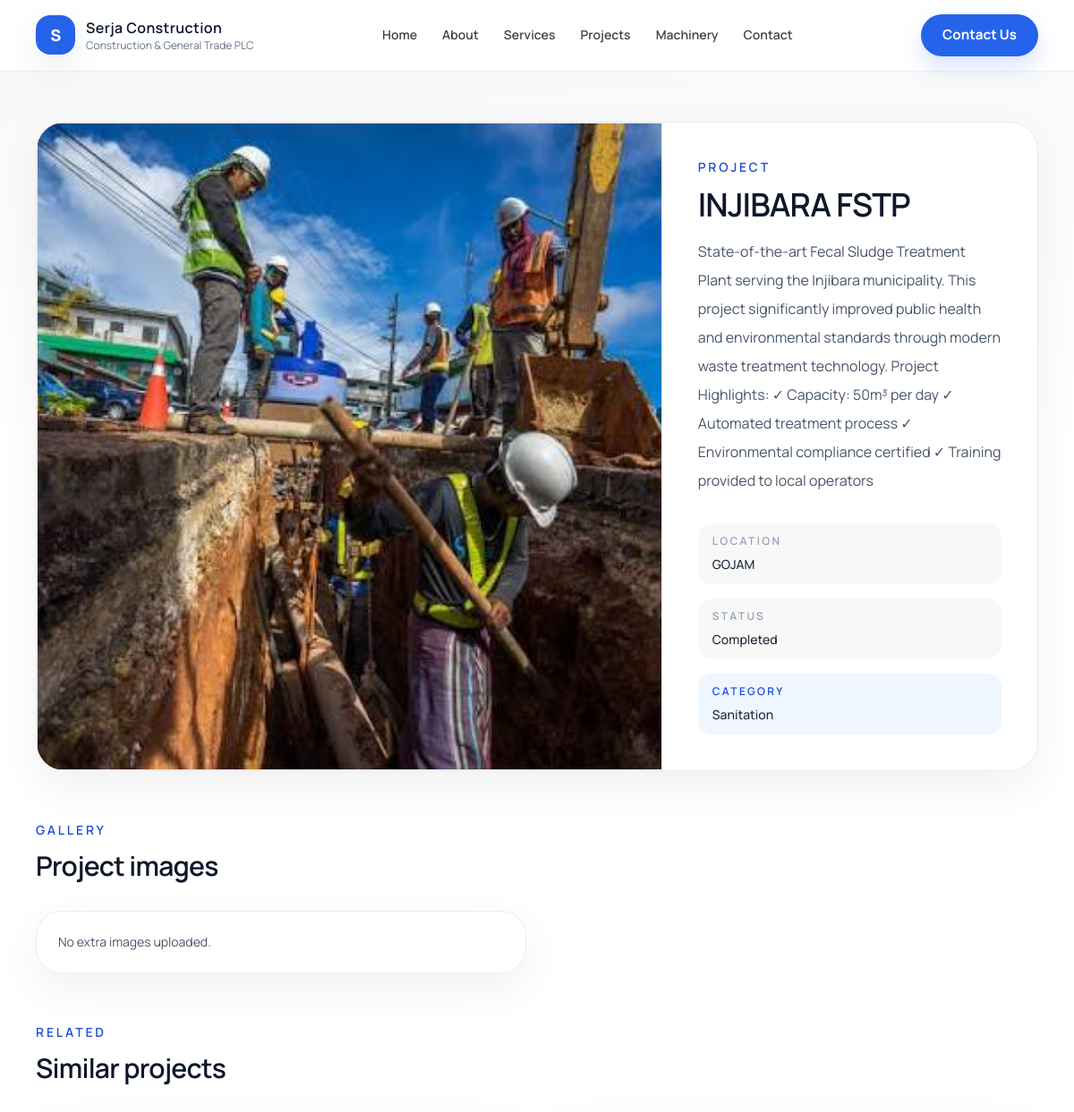
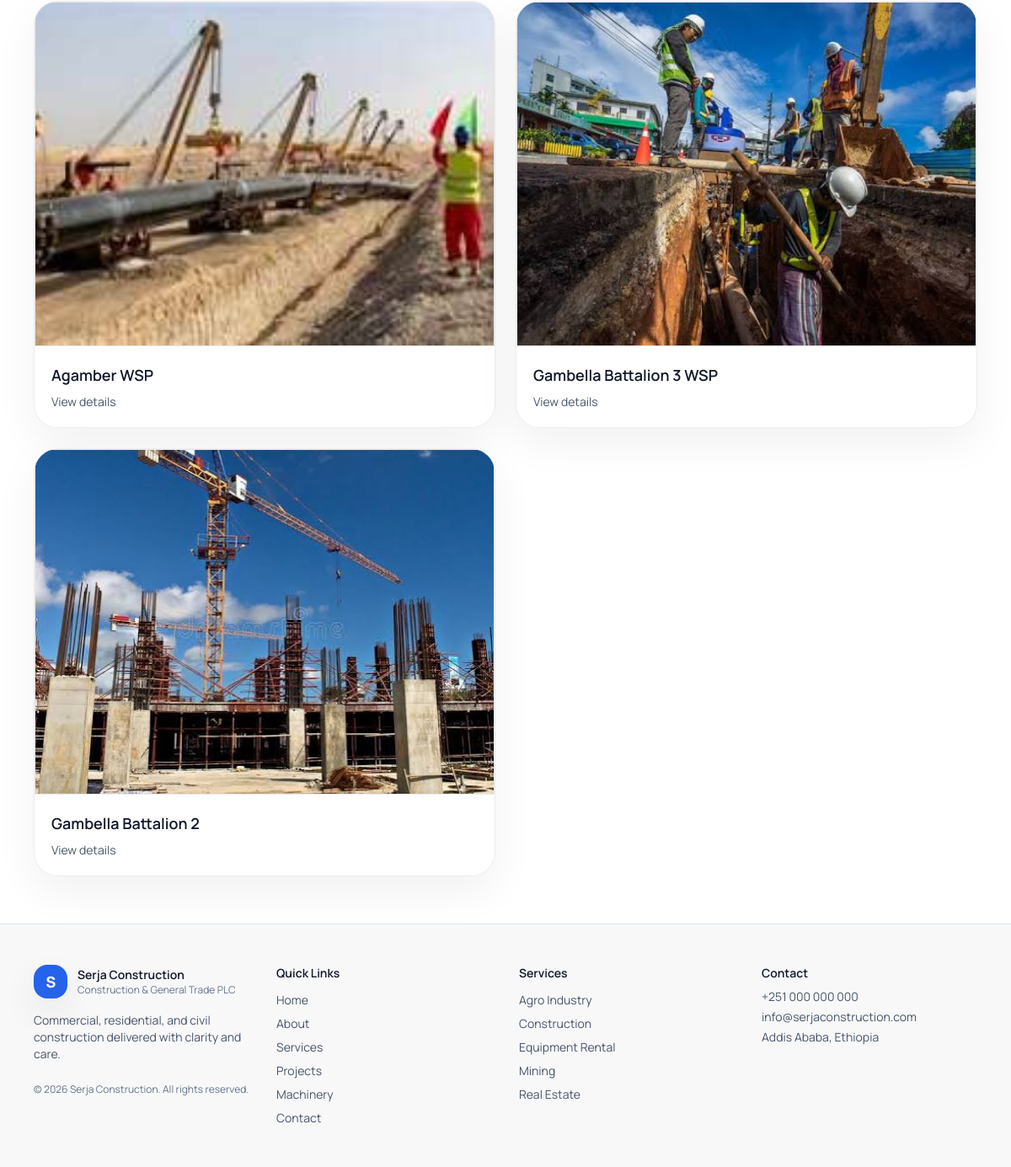
Screenshot of /projects/injibara-fstp/ with the database file from the repository (2 pictures, top to bottom).
### projects/models.py (models this page shows, shortened)
class Project(models.Model):
    STATUS_CHOICES = [
        ("ongoing", "Ongoing"),
        ("completed", "Completed"),
        ("planned", "Planned"),
    ]
    title = models.CharField(max_length=200)
    slug = models.SlugField(unique=True, blank=True)
    category = models.ForeignKey(ProjectCategory, on_delete=models.SET_NULL, null=True, related_name="projects")
    description = models.TextField()
    location = models.CharField(max_length=255)
    status = models.CharField(max_length=20, choices=STATUS_CHOICES, default="ongoing")
    cover_image = models.ImageField(upload_to="projects/covers/")
    start_date = models.DateField(null=True, blank=True)
    end_date = models.DateField(null=True, blank=True)
    created_at = models.DateTimeField(auto_now_add=True)

class ProjectCategory(models.Model):
    name = models.CharField(max_length=100)
    slug = models.SlugField(unique=True, blank=True)

### services/models.py (models this page shows, shortened)
class Service(models.Model):
    title = models.CharField(max_length=150)
    slug = models.SlugField(unique=True, blank=True)
    description = models.TextField()
    icon = models.CharField(max_length=100, blank=True)  # optional (for frontend icons)
    created_at = models.DateTimeField(auto_now_add=True)

### projects/views.py (the view)
# urls.py: path('<slug:slug>/', project_detail_page, name='project_detail'),
def project_detail_page(request, slug):
    project = get_object_or_404(Project.objects.select_related('category'), slug=slug)
    context = site_context()
    context['project'] = project
    context['project_images'] = project.images.all()
    context['related_projects'] = Project.objects.exclude(pk=project.pk).select_related('category')[:3]
    return render(request, 'pages/project_detail.html', context)

### core/context.py (called while the page is built)
def site_context():
    company = CompanyProfile.objects.first()
    return {
        'company': company,
        'services': Service.objects.all().order_by('title'),
        'projects': Project.objects.select_related('category').order_by('-created_at'),
        'project_categories': Project.objects.select_related('category').values_list('category__name', flat=True).distinct(),
        "machineries": Machinery.objects.all().order_by("name"),
        "testimonials": Testimonial.objects.filter(is_active=True).order_by("-id"),
    }

### templates/pages/project_detail.html (shortened to what this page needs)
{% extends 'base.html' %}
{% block content %}
  <section class="site-card overflow-hidden rounded-[2rem]">
    <div class="grid lg:grid-cols-[1.25fr_0.75fr] lg:items-stretch">
      <div class="media-frame min-h-[320px] lg:min-h-[460px]">
        {% if project.cover_image %}
          <img src="{{ project.cover_image.url }}" alt="{{ project.title }}" class="h-full w-full object-cover">
        {% else %}
          <img src="/static/company/images.jpg" alt="{{ project.title }}" class="h-full w-full object-cover">
        {% endif %}
      </div>
      <div class="p-6 sm:p-8 lg:p-10">
        <p class="text-sm font-semibold uppercase tracking-[0.2em] text-accent-600">Project</p>
        <h2 class="mt-3 text-3xl font-semibold tracking-tight text-slate-900 md:text-4xl">{{ project.title }}</h2>
        <p class="mt-4 text-base leading-8 text-slate-600">{{ project.description }}</p>
        <div class="mt-8 space-y-4">
          <div class="rounded-2xl bg-[#f8f8f8] px-4 py-3">
            <p class="text-xs font-semibold uppercase tracking-[0.2em] text-slate-400">Location</p>
            <p class="mt-2 text-sm font-medium text-slate-800">{{ project.location }}</p>
          </div>
          <div class="rounded-2xl bg-[#f8f8f8] px-4 py-3">
            <p class="text-xs font-semibold uppercase tracking-[0.2em] text-slate-400">Status</p>
            <p class="mt-2 text-sm font-medium text-slate-800">{{ project.get_status_display }}</p>
          </div>
          {% if project.category %}
            <div class="rounded-2xl bg-accent-50 px-4 py-3">
              <p class="text-xs font-semibold uppercase tracking-[0.2em] text-accent-600">Category</p>
              <p class="mt-2 text-sm font-medium text-slate-800">{{ project.category.name }}</p>
            </div>
          {% endif %}
        </div>
      </div>
    </div>
  </section>
  <section class="mt-14">
    <div class="flex items-end justify-between gap-4">
      <div>
        <p class="text-sm font-semibold uppercase tracking-[0.2em] text-accent-600">Gallery</p>
        <h3 class="mt-3 text-3xl font-semibold tracking-tight text-slate-900">Project images</h3>
      </div>
    </div>
    <div class="mt-8 grid gap-6 md:grid-cols-2 xl:grid-cols-3">
      {% for image in project_images %}
        <div class="site-card overflow-hidden rounded-[1.75rem]">
          <div class="media-frame aspect-[4/3]">
            <img src="{{ image.image.url }}" alt="{{ image.caption|default:'Project image' }}" class="h-full w-full object-cover">
          </div>
          <div class="p-5">
            <p class="text-sm font-semibold text-slate-900">{{ image.caption|default:'Project image' }}</p>
          </div>
        </div>
      {% empty %}
        <div class="site-card rounded-[1.75rem] p-6 text-sm text-slate-600">No extra images uploaded.</div>
      {% endfor %}
    </div>
  </section>
  <section class="mt-14">
    <div class="flex items-end justify-between gap-4">
      <div>
        <p class="text-sm font-semibold uppercase tracking-[0.2em] text-accent-600">Related</p>
        <h3 class="mt-3 text-3xl font-semibold tracking-tight text-slate-900">Similar projects</h3>
      </div>
    </div>
    <div class="mt-8 grid gap-6 md:grid-cols-2 xl:grid-cols-3">
      {% for item in related_projects %}
        <a href="{% url 'project_detail' item.slug %}" class="group site-card overflow-hidden rounded-[1.75rem] transition hover:-translate-y-1">
          <div class="media-frame aspect-[4/3]">
            {% if item.cover_image %}
              <img src="{{ item.cover_image.url }}" alt="{{ item.title }}" class="h-full w-full object-cover transition duration-300 group-hover:scale-[1.03]">
            {% else %}
              <img src="/static/company/images.jpg" alt="{{ item.title }}" class="h-full w-full object-cover transition duration-300 group-hover:scale-[1.03]">
            {% endif %}
          </div>
          <div class="p-5">
            <p class="text-lg font-semibold text-slate-900">{{ item.title }}</p>
            <p class="mt-2 text-sm text-slate-600">View details</p>
          </div>
        </a>
      {% empty %}
        <div class="site-card rounded-[1.75rem] p-6 text-sm text-slate-600">No related projects.</div>
      {% endfor %}
    </div>
  </section>
{% endblock %}

### templates/base.html (shortened to what this page needs)
<!doctype html>
<html lang="en">
<head>
  <script src="https://cdn.tailwindcss.com"></script>
  <link rel="stylesheet" href="https://unpkg.com/aos@2.3.4/dist/aos.css" />
</head>
<body class="min-h-screen bg-white text-slate-900 antialiased">
<header id="site-header" class="sticky top-0 z-50 border-b border-slate-200/70 bg-white/90 backdrop-blur-xl transition-shadow">
    <div class="mx-auto flex max-w-6xl items-center justify-between gap-3 px-4 py-4">
      <div class="flex items-center gap-3">
        <div class="grid h-11 w-11 place-items-center rounded-2xl bg-accent-500 text-white soft-shadow">
          <span class="text-lg font-extrabold tracking-tight">S</span>
        </div>
        <div class="leading-tight">
          <h1 class="text-base font-semibold tracking-wide">
            <a class="text-slate-900 transition-colors hover:text-accent-600" href="{% url 'home' %}">Serja Construction</a>
          </h1>
          <p class="text-xs text-slate-500">Construction &amp; General Trade PLC</p>
        </div>
      </div>
      <nav class="hidden items-center gap-7 md:flex">
        <a class="nav-link text-sm font-semibold" href="{% url 'home' %}">Home</a>
        <a class="nav-link text-sm font-semibold" href="{% url 'about' %}">About</a>
        <a class="nav-link text-sm font-semibold" href="{% url 'services' %}">Services</a>
        <a class="nav-link text-sm font-semibold" href="{% url 'projects' %}">Projects</a>
        <a class="nav-link text-sm font-semibold" href="{% url 'machinery:list' %}">Machinery</a>
        <a class="nav-link text-sm font-semibold" href="{% url 'contact' %}">Contact</a>
      </nav>
      <div class="flex items-center gap-2">
        <a href="{% url 'contact' %}" class="button-primary px-5 py-3 sm:px-6">
          Contact Us
        </a>
      </div>
    </div>
  </header>
  <main id="main-content" class="page-shell">
    <div class="mx-auto max-w-6xl px-4 py-10 md:py-14">
      {% block content %}{% endblock %}
    </div>
  </main>
  <footer class="border-t border-slate-200 bg-[#f8f8f8]" data-aos="fade-up">
    <div class="mx-auto max-w-6xl px-4 py-10 md:py-12" data-aos="fade-up" data-aos-delay="120">
      <div class="grid gap-8 md:grid-cols-4">
        <div>
          <div class="flex items-center gap-3">
            <div class="grid h-10 w-10 place-items-center rounded-2xl bg-accent-500 text-white soft-shadow">
              <span class="text-lg font-extrabold tracking-tight">S</span>
            </div>
            <div>
              <p class="text-sm font-semibold text-slate-900">Serja Construction</p>
              <p class="text-xs text-slate-500">Construction &amp; General Trade PLC</p>
            </div>
          </div>
          <p class="mt-4 text-sm text-slate-600">Commercial, residential, and civil construction delivered with clarity and care.</p>
          <p class="mt-6 text-xs text-slate-500">© {% now "Y" %} Serja Construction. All rights reserved.</p>
        </div>
        <div>
          <p class="text-sm font-semibold text-slate-900">Quick Links</p>
          <ul class="mt-3 space-y-2 text-sm text-slate-600">
            <li><a class="transition-colors hover:text-accent-600" href="{% url 'home' %}">Home</a></li>
            <li><a class="transition-colors hover:text-accent-600" href="{% url 'about' %}">About</a></li>
            <li><a class="transition-colors hover:text-accent-600" href="{% url 'services' %}">Services</a></li>
            <li><a class="transition-colors hover:text-accent-600" href="{% url 'projects' %}">Projects</a></li>
            <li><a class="transition-colors hover:text-accent-600" href="{% url 'machinery:list' %}">Machinery</a></li>
            <li><a class="transition-colors hover:text-accent-600" href="{% url 'contact' %}">Contact</a></li>
          </ul>
        </div>
        <div>
          <p class="text-sm font-semibold text-slate-900">Services</p>
          <ul class="mt-3 space-y-2 text-sm text-slate-600">
            {% for service in services|slice:":5" %}
              <li><a class="transition-colors hover:text-accent-600" href="{% url 'services' %}">{{ service.title }}</a></li>
            {% empty %}
              <li class="text-slate-500">Service list coming soon.</li>
            {% endfor %}
          </ul>
        </div>
        <div>
          <p class="text-sm font-semibold text-slate-900">Contact</p>
          <p class="mt-2 text-sm text-slate-600">+251 000 000 000</p>
          <p class="mt-1 text-sm text-slate-600">info@serjaconstruction.com</p>
          <p class="mt-1 text-sm text-slate-600">Addis Ababa, Ethiopia</p>
        </div>
      </div>
    </div>
  </footer>
</body>
</html>

### templates/base.html (style rules this page uses)
html { scroll-behavior: smooth; }
body { background: radial-gradient(circle at top left, rgba(37, 99, 235, 0.05), transparent 30%), #ffffff; color: #222222; font-family: 'Manrope', sans-serif; }
.page-shell { background: linear-gradient(180deg, rgba(248, 248, 248, 0.85), #ffffff 18%); }
.site-card { background: rgba(255, 255, 255, 0.92); border: 1px solid rgba(34, 34, 34, 0.08); box-shadow: 0 18px 50px rgba(17, 24, 39, 0.06); backdrop-filter: blur(10px); transition: transform 200ms ease, box-shadow 200ms ease, background-color 200ms ease; }
.button-primary, .button-secondary { display: inline-flex; align-items: center; justify-content: center; border-radius: 9999px; padding: 0.875rem 1.5rem; font-size: 0.95rem; font-weight: 700; transition: transform 180ms ease, box-shadow 180ms ease, background-color 180ms ease, color 180ms ease, border-color 180ms ease; }
.button-primary { background: #2563eb; color: #ffffff; box-shadow: 0 12px 24px rgba(37, 99, 235, 0.18); }
.nav-link { position: relative; color: #444444; transition: color 200ms ease; }
.nav-link::after { content: ''; position: absolute; left: 0; bottom: -4px; width: 100%; height: 2px; background: #2563eb; transform: scaleX(0); transform-origin: left; transition: transform 200ms ease; opacity: 0.9; }
.site-card { transition: transform 200ms ease, box-shadow 200ms ease, background-color 200ms ease; }
.button-primary, .button-secondary { transition: transform 200ms ease, box-shadow 200ms ease, background-color 200ms ease, color 200ms ease, border-color 200ms ease, opacity 200ms ease; }
.media-frame { background: #f8f8f8; border: 1px solid rgba(34, 34, 34, 0.08); overflow: hidden; }
.soft-shadow { box-shadow: 0 16px 40px rgba(17, 24, 39, 0.08); }

### rows the page displays
Project: cover_image (picture), title "INJIBARA FSTP", description "State-of-the-art Fecal Sludge Treatment Plant serving the Injibara municipality. This project significantly improved public health and environmental standards through modern waste treatment technology. Project Highlights: ✓ Capacity: 50m³ per day ✓ Automated treatment process ✓ Environmental compliance certified ✓ Training provided to local operators", location "GOJAM", status "Completed", category.name "Sanitation"
Project: cover_image (picture), title "Agamber WSP"
Project: cover_image (picture), title "Gambella Battalion 3 WSP"
Project: cover_image (picture), title "Gambella Battalion 2"
Service: title "Agro Industry"
Service: title "Construction"
Service: title "Equipment Rental"
Service: title "Mining"
Service: title "Real Estate"
